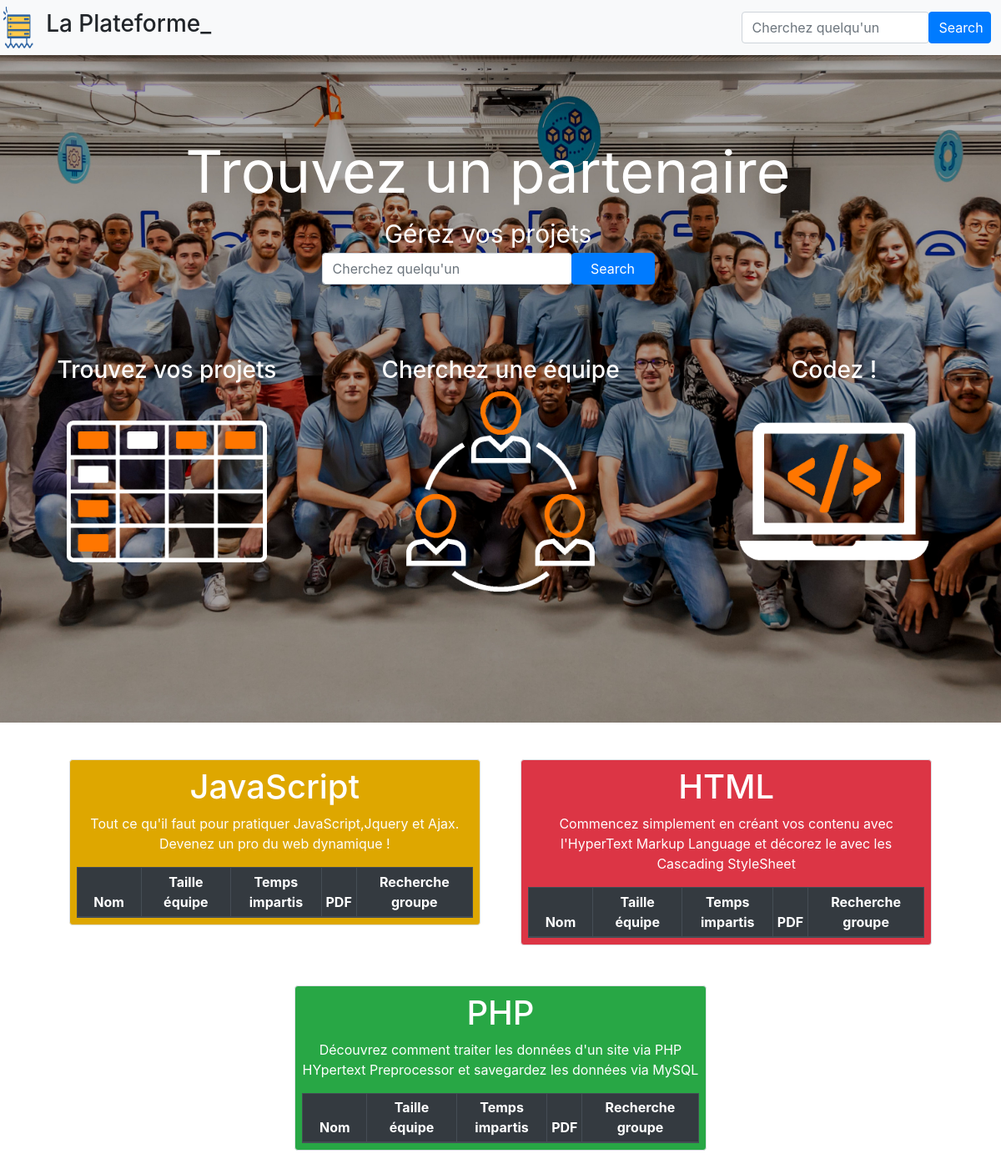
Screenshot of /main.php with the database file from the repository.
### tables this page shows
CREATE TABLE `units` (
  `id` int NOT NULL AUTO_INCREMENT,
  `name` varchar(255) NOT NULL,
  `description` text NOT NULL,
  `color` varchar(255) NOT NULL,
  `promo` int NOT NULL,
  PRIMARY KEY (`id`)
);

### models/bdd/bdd.php (called while the page is built, shortened)
<?php
class Bdd
{
    public function __construct() {
        try {
		$pdo = new PDO("mysql:host=localhost;dbname=autocompletion;charset=UTF8","root","");
		$pdo->setAttribute( PDO::ATTR_ERRMODE, PDO::ERRMODE_WARNING );
	} catch(Exception $e) {
		throw new Exception("Une erreur est survenue lors de la connection ".$e->getMessage());
	}
	$this->pdo = $pdo;
    }
}

### models/unit/unit.php (called while the page is built, shortened)
<?php
require("models/bdd/bdd.php");
class Unit extends Bdd {
	public function get_unit_infos($id_unit){
		$sth = $this->pdo->prepare("SELECT * FROM units where id=?");
		if($sth->execute(array($id_unit))) {
			return $sth->fetchAll(PDO::FETCH_ASSOC);
		} else {
			throw new Exception("Can't get unit infos : Bad id '$id_unit'");
		}
	}
	public function get_all_unit() {
		return $this->pdo->query("SELECT * FROM units")->fetchAll(PDO::FETCH_ASSOC);
	}
}

### views/project_table.php (the view, shortened to what this page needs)
<div class='card border rounded col-5 p-2 m-4' style='height:fit-content;background:<?=$unit["color"]?>;'>
	<p class='h2 text-white text-center' style='font-size:2.5em;'><?=$unit["name"]?></p>
	<p class='text-white text-center' style='font-size:1em;'><?=$unit["description"]?></p>
	<table class='table col-12 table-stripped table-bordered table-sm mb-0'>
		<thead class='thead-dark'>
			<tr>
				<th class='text-center' style='width:5em;'>Nom</th>
				<th class='text-center' style='width:7em;'>Taille équipe</th>
				<th class='text-center' style='width:7em;'>Temps impartis</th>
				<th class='text-center' style='width:1em;'>PDF</th>
				<th class='text-center' style='width:9em;'>Recherche groupe</th>
			</tr>
		</thead>
<?php $table_head = ob_get_clean(); ?>

### controller/projects_tables.php (shortened to what this page needs)
<?php
require("models/unit/unit.php");
try {
	$u = new Unit();
	$units = $u->get_all_unit();
	foreach($units as $unit) {
			$infos = $u->get_unit_infos($unit["id"]);
			require("views/project_table.php");
			echo $table_head;
			require("views/project_table_end.php");
			echo $table_end;
	}
} catch (Exception $e) {
	echo $e->get_error_message();
}

### css/style.css (style rules this page uses)
body { overflow-x:hidden; }

### rows the page displays
units: name "JavaScript", description "Tout ce qu'il faut pour pratiquer JavaScript,Jquery et Ajax. Devenez un pro du web dynamique !"
units: name "HTML", description "Commencez simplement en créant vos contenu avec l'HyperText Markup Language et décorez le avec les Cascading StyleSheet"
units: name "PHP", description "Découvrez comment traiter les données d'un site via PHP HYpertext Preprocessor et savegardez les données via MySQL"
